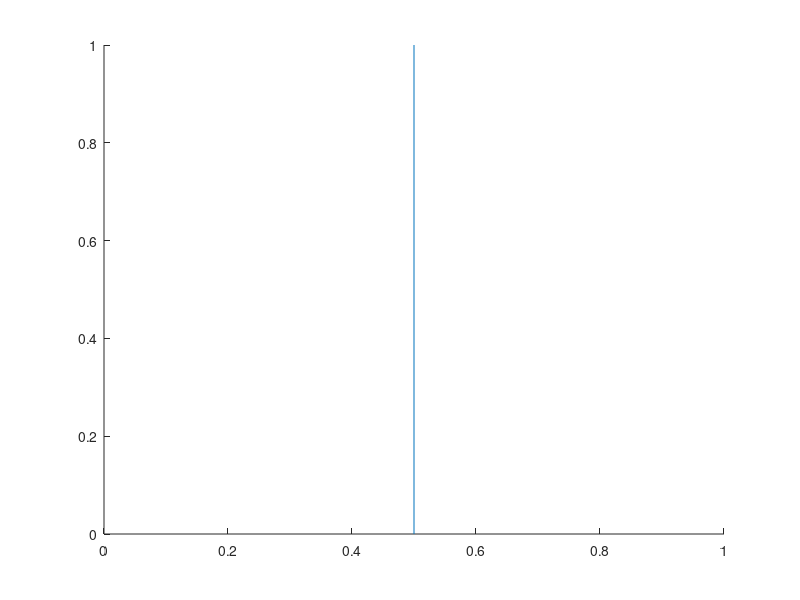

Write the MATLAB code that produced this figure.
function main
clc,close all 
f=figure;
aH=axes('Xlim',[0,1],'Ylim',[0,1]);
h=line([0.5 0.5], [0 1],'ButtonDownFcn',@startDragFcn);
set(f,'WindowButtonUpFcn',@stopDragFcn);


%-----------  vidines funkcijos ------------------
function startDragFcn(varargin)
set(f, 'WindowButtonMotionFcn',@draggingFcn)
end

function draggingFcn(varargin)
pt=get(aH,'Currentpoint');
set(h,'xData',pt(1)*[1 1]);
end

function stopDragFcn(varargin)
set(f, 'WindowButtonMotionFcn','')
end


end

%%%%%%%%%%%%%%%